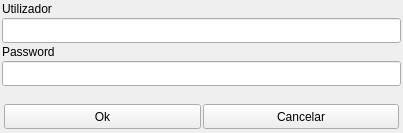
<?xml version="1.0" encoding="UTF-8"?>
<ui version="4.0">
 <class>LoginWindow</class>
 <widget class="QWidget" name="LoginWindow">
  <property name="geometry">
   <rect>
    <x>0</x>
    <y>0</y>
    <width>403</width>
    <height>133</height>
   </rect>
  </property>
  <property name="windowTitle">
   <string>Form</string>
  </property>
  <layout class="QVBoxLayout" name="verticalLayout">
   <property name="spacing">
    <number>2</number>
   </property>
   <property name="leftMargin">
    <number>2</number>
   </property>
   <property name="topMargin">
    <number>2</number>
   </property>
   <property name="rightMargin">
    <number>2</number>
   </property>
   <property name="bottomMargin">
    <number>2</number>
   </property>
   <item>
    <widget class="QLabel" name="label">
     <property name="sizePolicy">
      <sizepolicy hsizetype="Preferred" vsizetype="Fixed">
       <horstretch>0</horstretch>
       <verstretch>0</verstretch>
      </sizepolicy>
     </property>
     <property name="text">
      <string>Utilizador</string>
     </property>
    </widget>
   </item>
   <item>
    <widget class="QLineEdit" name="__txt_user">
     <property name="minimumSize">
      <size>
       <width>0</width>
       <height>25</height>
      </size>
     </property>
    </widget>
   </item>
   <item>
    <widget class="QLabel" name="label_2">
     <property name="sizePolicy">
      <sizepolicy hsizetype="Preferred" vsizetype="Fixed">
       <horstretch>0</horstretch>
       <verstretch>0</verstretch>
      </sizepolicy>
     </property>
     <property name="text">
      <string>Password</string>
     </property>
    </widget>
   </item>
   <item>
    <widget class="QLineEdit" name="__txt_pass">
     <property name="minimumSize">
      <size>
       <width>0</width>
       <height>25</height>
      </size>
     </property>
    </widget>
   </item>
   <item>
    <spacer name="verticalSpacer">
     <property name="orientation">
      <enum>Qt::Vertical</enum>
     </property>
     <property name="sizeHint" stdset="0">
      <size>
       <width>1</width>
       <height>1</height>
      </size>
     </property>
    </spacer>
   </item>
   <item>
    <widget class="QWidget" name="widget" native="true">
     <layout class="QHBoxLayout" name="horizontalLayout">
      <property name="spacing">
       <number>2</number>
      </property>
      <property name="leftMargin">
       <number>2</number>
      </property>
      <property name="topMargin">
       <number>2</number>
      </property>
      <property name="rightMargin">
       <number>2</number>
      </property>
      <property name="bottomMargin">
       <number>2</number>
      </property>
      <item>
       <widget class="QPushButton" name="__bt_ok">
        <property name="minimumSize">
         <size>
          <width>0</width>
          <height>25</height>
         </size>
        </property>
        <property name="text">
         <string>Ok</string>
        </property>
       </widget>
      </item>
      <item>
       <widget class="QPushButton" name="__bt_cancel">
        <property name="minimumSize">
         <size>
          <width>0</width>
          <height>25</height>
         </size>
        </property>
        <property name="text">
         <string>Cancelar</string>
        </property>
       </widget>
      </item>
     </layout>
    </widget>
   </item>
  </layout>
 </widget>
 <resources/>
 <connections/>
</ui>
